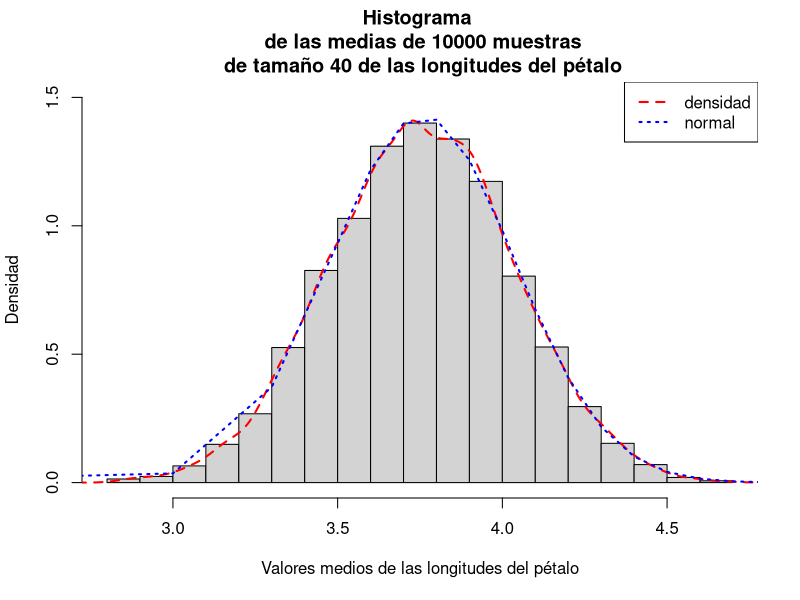
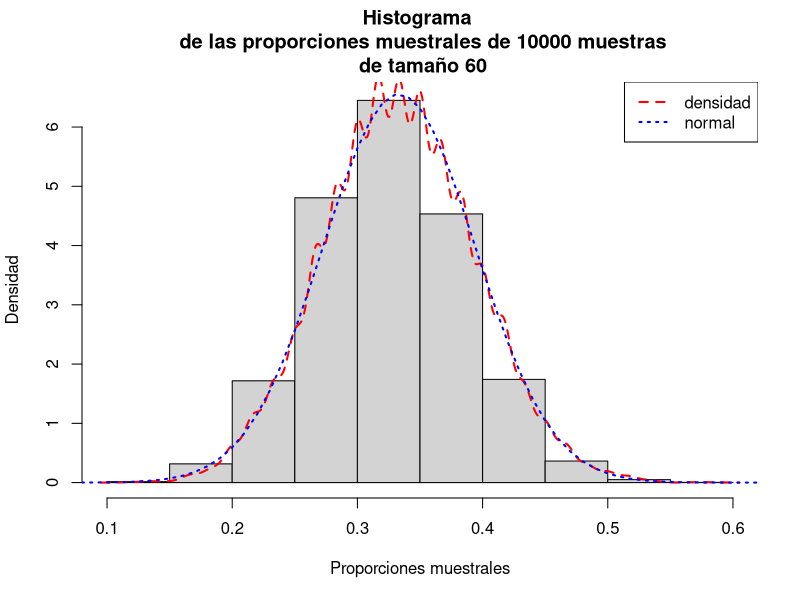
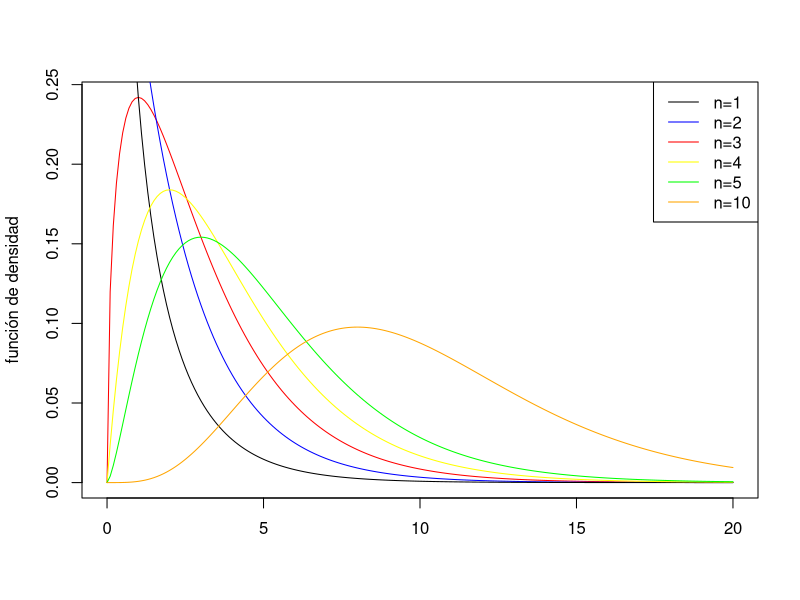

The R script that drew these images, in order:
## ---- chunk 1
knitr::opts_chunk$set(echo = TRUE)
## ---- chunk 2
set.seed(1001)
valores.medios.long.pétalo=replicate(10000,mean(sample(iris$Petal.Length,40,
                                                      replace =TRUE)))

## ---- chunk 3
head(valores.medios.long.pétalo, 10)
## ---- chunk 4
mean(valores.medios.long.pétalo)
## ---- chunk 5
mean(iris$Petal.Length)
## ---- chunk 6
sd(valores.medios.long.pétalo)
## ---- chunk 7
sd(iris$Petal.Length)/sqrt(40)
## ---- chunk 8
hist(valores.medios.long.pétalo,freq=FALSE, main="Histograma 
 de las medias de 10000 muestras\n de tamaño 40 de las longitudes del pétalo",xlab="Valores medios de las longitudes del pétalo",ylab="Densidad",ylim=c(0,1.5))
lines(density(valores.medios.long.pétalo),lty=2,lwd=2,col="red")
x=sort(iris$Petal.Length)
lines(x,dnorm(x,mean(iris$Petal.Length),sd(iris$Petal.Length)/sqrt(40)),lty=3,lwd=2,col="blue")
legend("topright",legend=c("densidad","normal"),
 lwd=c(2,2),lty=c(2,3),col=c("red","blue"))
## ---- chunk 9
set.seed(1000)
flores.elegidas = sample(1:150,60,replace=TRUE)
muestra.flores = iris[flores.elegidas,]
## ---- chunk 10
table(muestra.flores$Species=="setosa")
## ---- chunk 11
(prop.setosa = table(muestra.flores$Species=="setosa")[2]/length(muestra.flores$Species))
## ---- chunk 12
set.seed(1002)
props.muestrales = replicate(10000,table(sample(iris$Species,60,
                              replace=TRUE)=="setosa")[2]/60)
## ---- chunk 13
sd(props.muestrales)
## ---- chunk 14
hist(props.muestrales,freq=FALSE, main="Histograma 
 de las proporciones muestrales de 10000 muestras\n de tamaño 60",xlab="Proporciones muestrales",ylab="Densidad",ylim=c(0,6.5))
lines(density(props.muestrales),lty=2,lwd=2,col="red")
x=seq(from=0,to=1,by=0.01)
lines(x,dnorm(x,1/3,sqrt((1/3)*(2/3)/60)),lty=3,lwd=2,col="blue")
legend("topright",legend=c("densidad","normal"),
 lwd=c(2,2),lty=c(2,3),col=c("red","blue"))
## ---- chunk 15
x=seq(from=0,to=20,by=0.1)
plot(x,dchisq(x,3),type="l",ylab="función de densidad",xlab="",col="red")
lines(x,dchisq(x,2),type="l",col="blue")
lines(x,dchisq(x,1),type="l",col="black")
lines(x,dchisq(x,4),type="l",col="yellow")
lines(x,dchisq(x,5),type="l",col="green")
lines(x,dchisq(x,10),type="l",col="orange")

legend("topright",legend=c("n=1","n=2","n=3","n=4","n=5","n=10"),
 lty=rep(1,6),col=c("black","blue","red","yellow","green","orange"))
## ---- chunk 16
taxis=c(1217,600,883,1026,150,715,297,137,508,134,38,961,538,1154,
        314,1121,823,158,940,99,977,286,1006,1207,264,1183,1120,
        498,606,566,1239,860,114,701,381,836,561,494,858,187)
## ---- chunk 17
(N=max(taxis)+(max(taxis)-length(taxis))/length(taxis))
## ---- chunk 18
set.seed(98)
muestra.poisson = rpois(50,lambda=5)
muestra.poisson
## ---- chunk 19
library(MASS)
fitdistr(muestra.poisson, densfun = "poisson")
## ---- chunk 20
(estimación.lambda = mean(muestra.poisson))
(estimación.error.típico= sqrt(estimación.lambda/50))
## ---- chunk 21
fitdistr(muestra.poisson,densfun = "normal")
## ---- chunk 22
sd(muestra.poisson)*sqrt(49/50)
